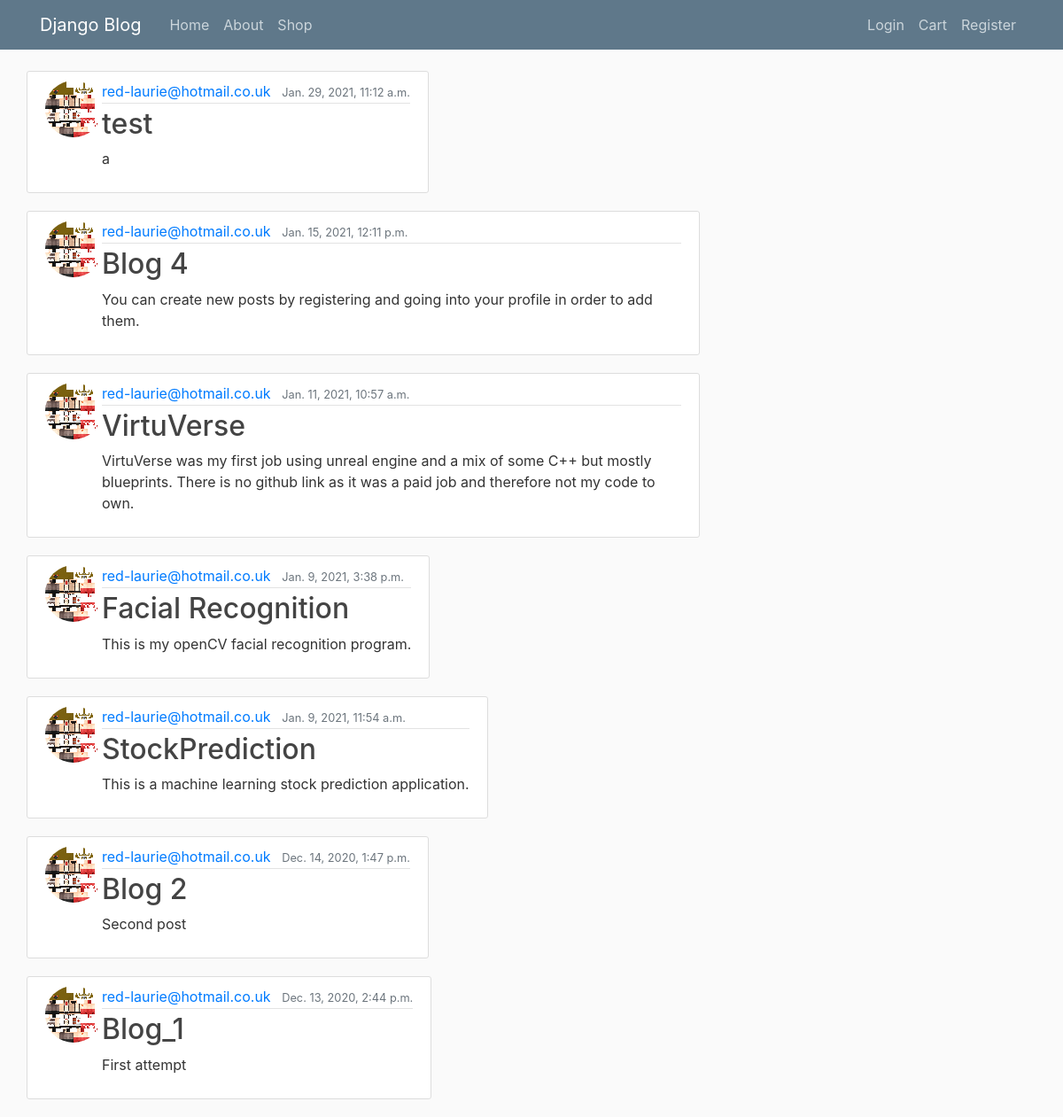
The app's page /user/red-laurie@hotmail.co.uk, older data.
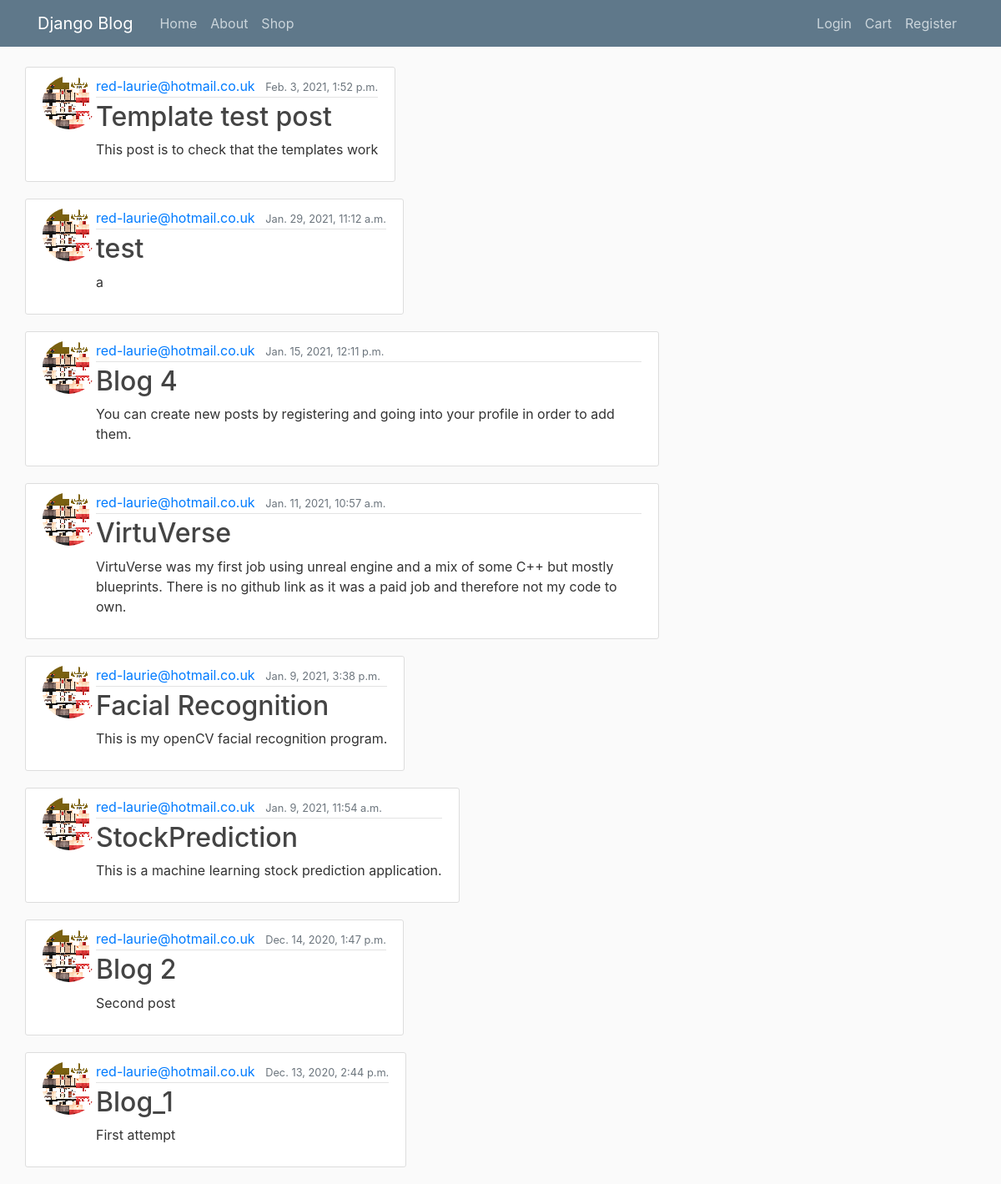
The same page, newer data.
### blog/models.py (models this page shows, shortened)
class Post(models.Model):
    title = models.CharField(max_length=100)
    content = models.TextField()
    Link = models.TextField()
    date_posted = models.DateTimeField(default=timezone.now)
    author = models.ForeignKey(User, on_delete = models.CASCADE )
    image = models.ImageField(default='default.jpg', upload_to='project_pics')
    Template = models.ForeignKey(PostTemplates, on_delete=models.SET_NULL, blank=True, null=True)

### registration/models.py (models this page shows, shortened)
class Profile(models.Model):
    user = models.OneToOneField(User, on_delete=models.CASCADE)
    name = models.CharField(max_length=24, null=True)
    image = models.ImageField(default='default.jpg',upload_to='profile_pics')
    description = models.TextField(User,default='Hello')
    CV = models.FileField(upload_to='documents')
    level = models.FloatField()
    leveldex = models.FloatField()
    strength = models.FloatField()
    strengthsteps = models.FloatField()
    dexterity = models.FloatField()
    dexteritysteps = models.FloatField()

### blog/views.py (the view, shortened to what this page needs)
# urls.py: path('user/<str:username>', UserPostListView.as_view(), name='user-posts'),
class UserPostListView(ListView):
    model = Post
    template_name = 'blog/user_posts.html'
    context_object_name = 'posts'
    ordering = ['-date_posted']

### blog/Templates/Blog/user_posts.html
{% extends "blog/base.html" %}
{% block content %}
    {% for post in posts %}
        <article class="media content-section">
            <img class="rounded-circle" src="{{ post.author.profile.image.url }}">
          <div class="media-body">
            <div class="article-metadata">
              <a class="mr-2" href="{% url 'user-posts' post.author.username %}">{{ post.author }}</a>
              <small class="text-muted">{{ post.date_posted }}</small>
            </div>
            <h2><a class="article-title" href="{% url 'post-detail' post.id %}">{{ post.title }}</a></h2>
            <p class="article-content">{{ post.content }}</p>
          </div>
        </article>
    {% endfor %}
{% endblock content %}

Row changes from the older to the newer data that the page shows:
added Post: author.profile.image (picture), author "red-laurie@hotmail.co.uk", date_posted "Feb. 3, 2021, 1:52 p.m.", title "Template test post", content "This post is to check that the templates work"
